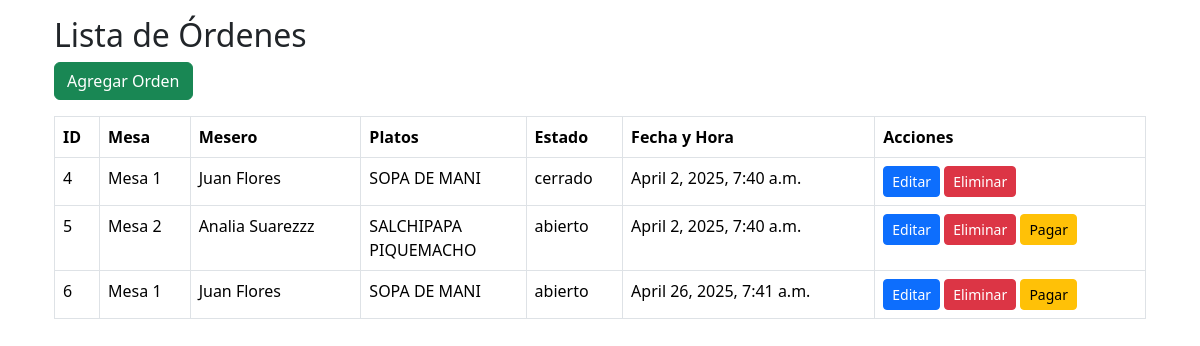
/ordenes/ordenes/, run on the app's committed database.
### ordenes/models/orden.py (models this page shows, shortened)
class Orden(models.Model):
    ESTADO_CHOICES = [
        ('abierto', 'Abierto'),
        ('cerrado', 'Cerrado'),
    ]
    platos = models.ManyToManyField(Plato, related_name='ordenes')
    mesero = models.ForeignKey(Mesero, on_delete=models.CASCADE, related_name='ordenes')
    mesa = models.ForeignKey(Mesa, on_delete=models.CASCADE, related_name='ordenes')
    estado = models.CharField(max_length=10, choices=ESTADO_CHOICES, default='abierto')
    fecha_hora = models.DateTimeField()
    cliente = models.ForeignKey(Cliente, on_delete=models.SET_NULL, null=True, blank=True)

### ordenes/models/mesa.py (models this page shows, shortened)
class Mesa(models.Model):
    numero = models.IntegerField(unique=True)

### ordenes/models/mesero.py (models this page shows, shortened)
class Mesero(models.Model):
    nombre = models.CharField(max_length=100)
    apellido = models.CharField(max_length=100,default="ApellidoDesconocido")
    telefono = models.CharField(max_length=20, default="Desconocido")

### ordenes/models/plato.py (models this page shows, shortened)
class Plato(models.Model):
    nombre = models.CharField(max_length=100)
    descripcion = models.TextField(blank=True, null=True)

### ordenes/views/orden_views.py (the view)
# urls.py: path('ordenes/', orden_list, name='orden_list'),
def orden_list(request):
    ordenes = Orden.objects.all()
    return render(request, 'ordenes/ordenes/list.html', {'ordenes': ordenes})

### templates/ordenes/ordenes/list.html
{% extends "ordenes/base.html" %}
{% block content %}
<div class="container">
    <h2 class="mt-3">Lista de Órdenes</h2>
    <a href="{% url 'orden_create' %}" class="btn btn-success mb-3">Agregar Orden</a>
    <table class="table table-bordered">
        <thead>
        <tr>
            <th>ID</th>
            <th>Mesa</th>
            <th>Mesero</th>
            <th>Platos</th>
            <th>Estado</th>
            <th>Fecha y Hora</th>
            <th>Acciones</th>
        </tr>
        </thead>
        <tbody>
        {% for orden in ordenes %}
            <tr>
                <td>{{ orden.id }}</td>
                <td>Mesa {{ orden.mesa.numero }}</td>
                <td>{{ orden.mesero.nombre }} {{ orden.mesero.apellido }}</td>
                <td>
                    {% for plato in orden.platos.all %}
                        <div>{{ plato.nombre }}</div>
                    {% endfor %}
                </td>
                <td>{{ orden.estado }}</td>
                <td>{{ orden.fecha_hora }}</td>
                <td>
                    <a href="{% url 'orden_update' orden.id %}" class="btn btn-primary btn-sm">Editar</a>
                    <a href="{% url 'orden_delete' orden.id %}" class="btn btn-danger btn-sm">Eliminar</a>
                    {% if orden.estado == "abierto" %}
                        <a href="{% url 'orden_pagar' orden.id %}" class="btn btn-warning btn-sm">Pagar</a>
                    {% endif %}
            </td>
            </tr>
        {% endfor %}
        </tbody>
    </table>
</div>
{% endblock %}

### templates/ordenes/base.html (shortened to what this page needs)
<!DOCTYPE html>
<html lang="en">
<head>
    {% load static %}
    <link rel="stylesheet" href="{% static 'css/bootstrap.min.css' %}">
</head>
<body>
    <div class="container">
        {% block content %}
        {% endblock %}
    </div>
</body>
</html>

### data on the page
Orden: id "4", mesa.numero "1", mesero.nombre "Juan", mesero.apellido "Flores", estado "cerrado", fecha_hora "April 2, 2025, 7:40 a.m."
Plato: nombre "SOPA DE MANI"
Orden: id "5", mesa.numero "2", mesero.nombre "Analia", mesero.apellido "Suarezzz", estado "abierto", fecha_hora "April 2, 2025, 7:40 a.m.", shows "Pagar"
Plato: nombre "SALCHIPAPA"
Plato: nombre "PIQUEMACHO"
Orden: id "6", mesa.numero "1", mesero.nombre "Juan", mesero.apellido "Flores", estado "abierto", fecha_hora "April 26, 2025, 7:41 a.m.", shows "Pagar"
